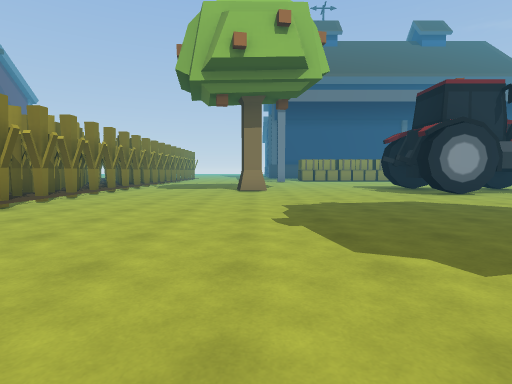
View 1 (above)

16 first-person views from a walk through a Unity game level. The camera is 1.3 m above the floor, tilts 4° down and sees 80° across. The floor is counted in squares, 2 m on a side. Each view is taken from the middle of a square. On the plan, view 1 faces up. The plan holds only what a view shows up to about 10 squares ahead; the rest is blank. The place goes on beyond the plan. The player is left out. Some animated figures are left out. Some surface patterns are stand-ins.

View 2
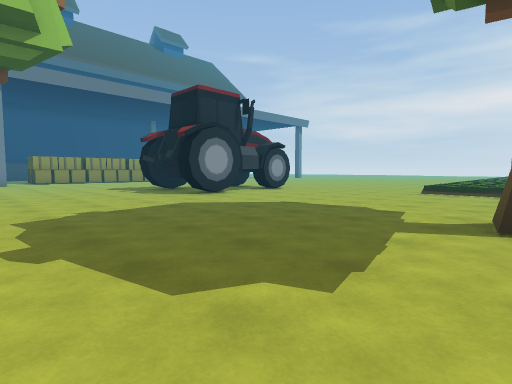

View 3
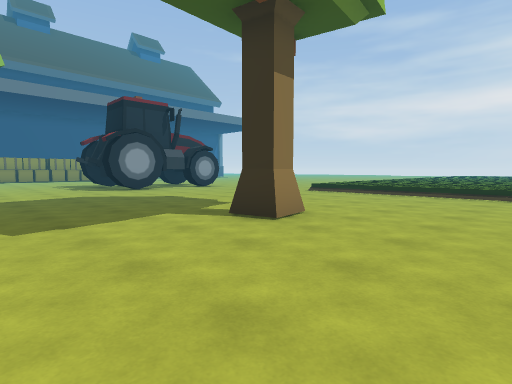

View 4
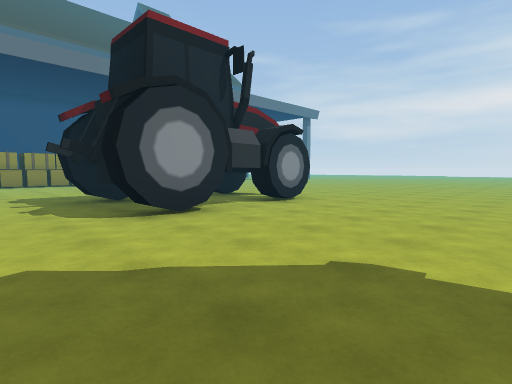

View 5
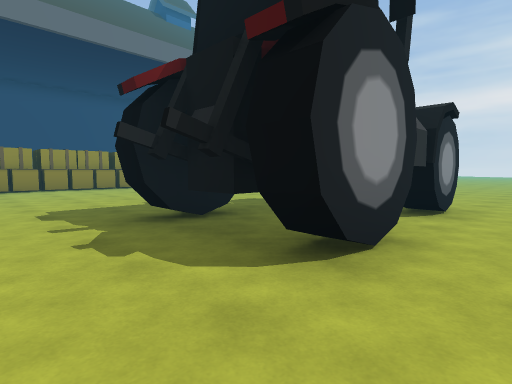

View 6
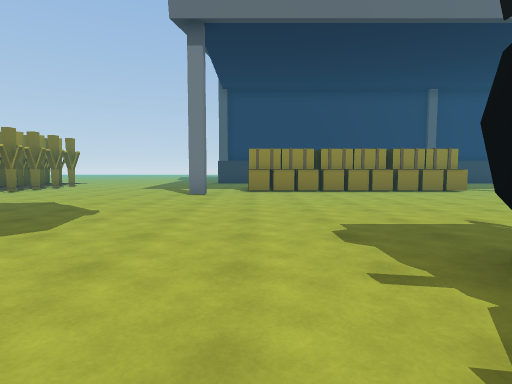

View 7
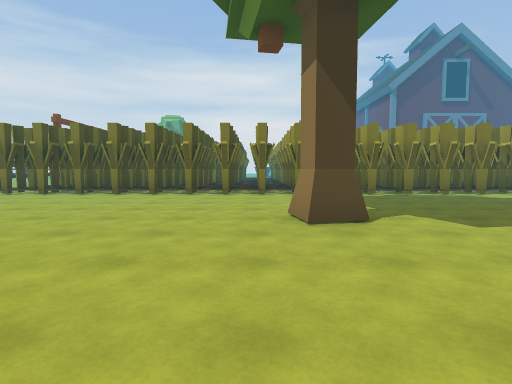

View 8
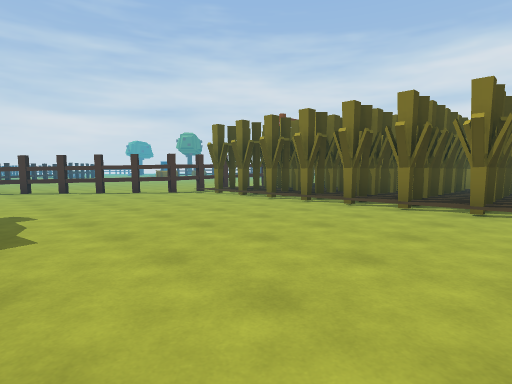

View 9
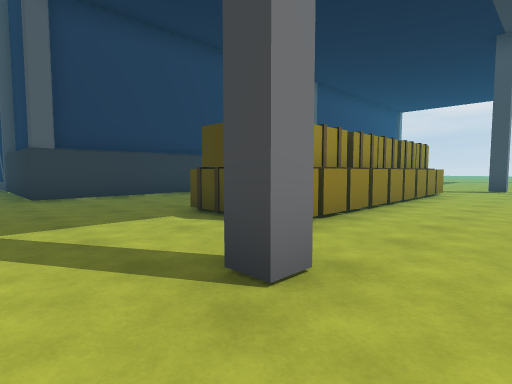

View 10
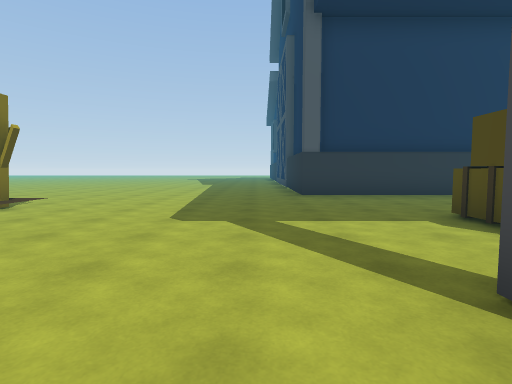

View 11
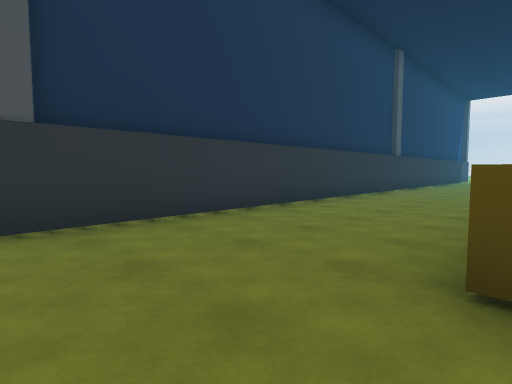

View 12
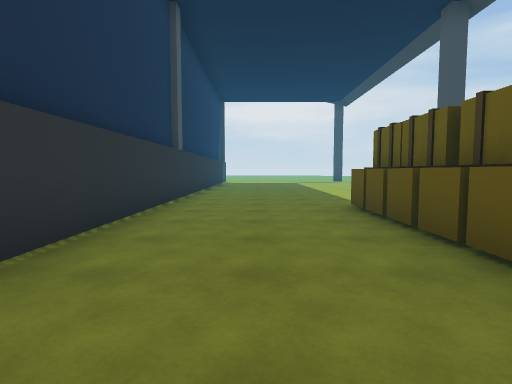

View 13
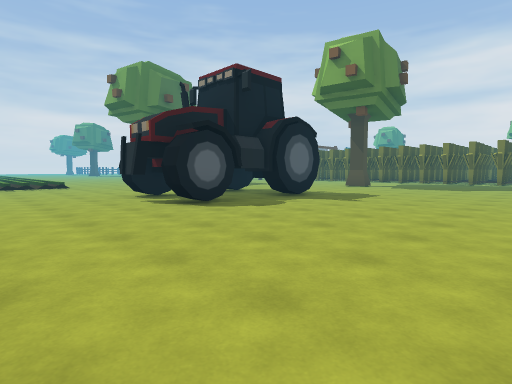

View 14
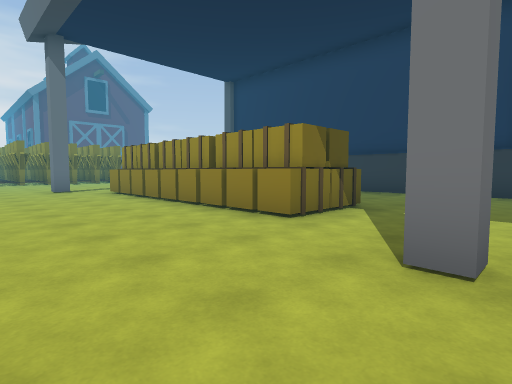

View 15
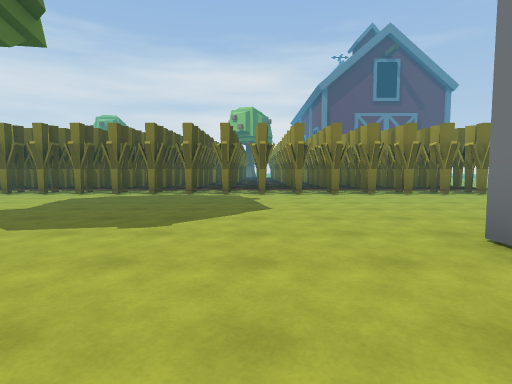

View 16
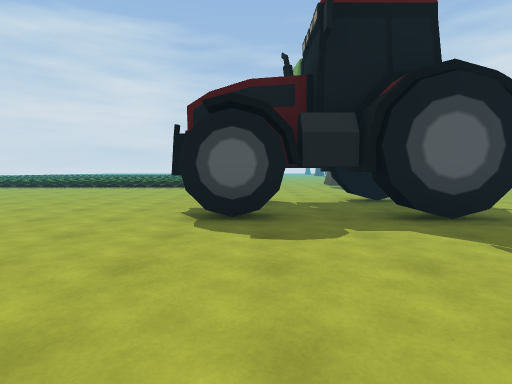

### Floor plan
Key: @ floor where view 1 was taken; # wall or solid block; . floor; / step, stairs or slope; T tree; W wheel; O other object.
Columns run from 6 left of view 1 to 12 right of it. Each row starts with its distance up from view 1.
 24 .......############
 23 ...................
 22  ..................
 21 ###................
 20  ##......OOOOOOO...
 19   #......OOOOOOO...
 18   #................
 17   #....#.........#.
 16   #................
 15   #................
 14   #................
 13   #................
 12   #................
 11   #........WW#WW...
 10   #...T....#####...
  9   #........####W...
  8   #........WW#.....
  7   #................
  6   #................
  5   #................
  4  ##...............
  3  ##............////
  2  #/............////
  1  ###......T....////
  0    ##.@........////
 -1     ##.........////
 -2      ##......

Positions as (right, up) in squares from view 1, and headings:
1: (0, 0), facing up
2: (0, 1), facing up-right
3: (1, -2), facing up-right
4: (3, 4), facing up-right
5: (3, 7), facing up-right
6: (3, 9), facing up
7: (4, 9), facing left
8: (1, 9), facing down-left
9: (0, 16), facing up-right
10: (0, 16), facing up
11: (1, 20), facing up-right
12: (4, 22), facing right
13: (12, 16), facing down-left
14: (12, 15), facing up-left
15: (4, 15), facing left
16: (8, 15), facing down
